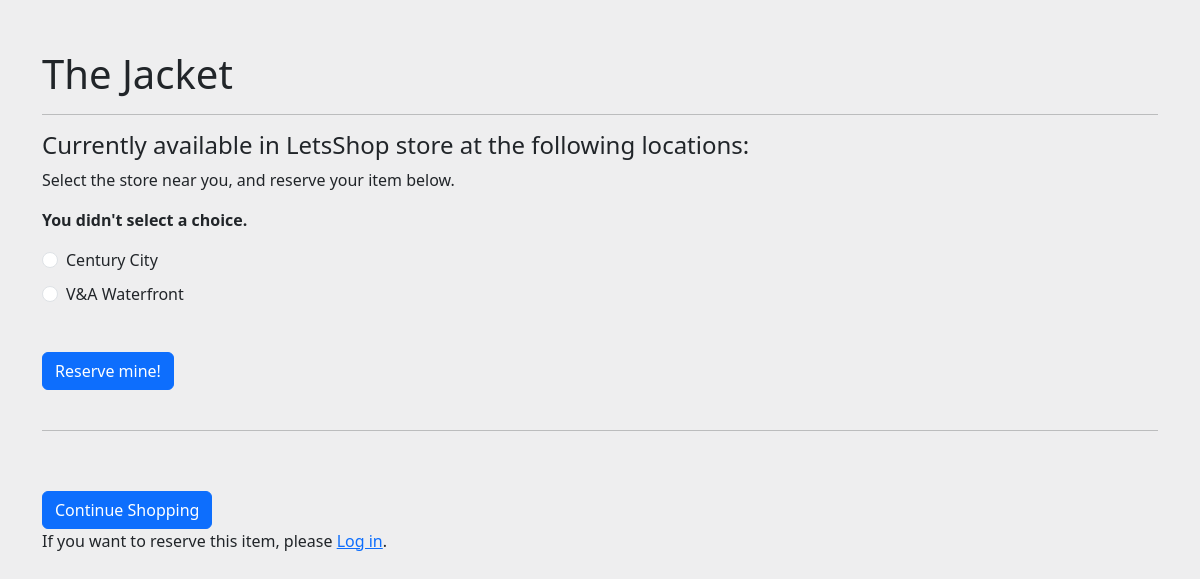
The page /14/vote/ on the database its author committed.
### shopping/models.py (models this page shows, shortened)
class Products(models.Model):
    question_text = models.CharField(max_length=200)
    price = models.DecimalField(max_digits=10, decimal_places=2, default=0.00)
    image = models.ImageField(upload_to='products/', default= 1)

class Choice(models.Model):
    question = models.ForeignKey(Products, on_delete=models.CASCADE)
    choice_text = models.CharField(max_length=200)
    votes = models.IntegerField(default=0)

### shopping/views.py (the view)
# urls.py: path('<int:question_id>/vote/', views.vote, name='vote'),
def vote(request, question_id):
    question = get_object_or_404(Products, pk=question_id)
    try:
        selected_choice = question.choice_set.get(
            pk=request.POST['choice']
        )
    except (KeyError, Choice.DoesNotExist):
        return render(request, 'shopping/detail.html', {
            'question': question,
            'error_message': "You didn't select a choice."
        })
    else:
        return HttpResponseRedirect(
            reverse('shopping:results', args=(question_id,))
        )

### shopping/templates/shopping/detail.html (shortened to what this page needs)
<!DOCTYPE html>
<html>
<head>
    <link href="https://cdn.jsdelivr.net/npm/bootstrap@5.3.1/dist/css/bootstrap.min.css" rel="stylesheet"
>
</head>
<body>
    <div class="container">
        <h1>{{ question.question_text }}</h1>
        <hr>
        <h4>Currently available in LetsShop store at the following locations:</h4>
        <p>Select the store near you, and reserve your item below.</p>
        {% if error_message %}
        <p><strong>{{ error_message }}</strong></p>
        {% endif %}
        <form action="{% url 'shopping:vote' question.id %}" method="post">
            {% for choice in question.choice_set.all %}
            <div class="form-check">
                <input class="form-check-input" type="radio" name="choice" id="choice{{ forloop.counter }}"
                    value="{{ choice.id }}" />
                <label class="form-check-label radio-label" for="choice{{ forloop.counter }}">
                    {{ choice.choice_text }}
                </label>
            </div>
            {% endfor %}
            <br>
            <input type="submit" class="btn btn-primary" value="Reserve mine!" />
        </form>
        <br>
        <hr>
        <br>
        <a href="{% url 'home' %}" class="btn btn-primary">Continue Shopping</a>
        {% if not user.is_authenticated %}
        <p>If you want to reserve this item, please <a href="{% url 'login' %}">Log in</a>.</p>
        {% endif %}
    </div>
</body>
</html>

### shopping/templates/shopping/detail.html (style rules this page uses)
body { background-color: rgb(238, 238, 239); }
.container { margin-top: 50px; }
.btn-primary { margin-top: 20px; }
.radio-label { display: block; margin-top: 10px; }

### rows shown on the page
Products: question_text "The Jacket"
Choice: choice_text "Century City"
Choice: choice_text "V&A Waterfront"

### other values the page prints
{{ error_message }} "You didn't select a choice."
